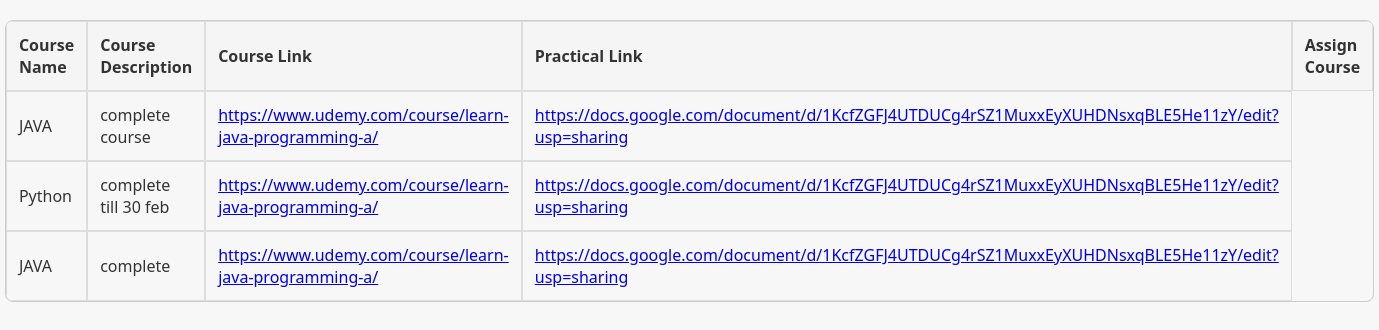
/admin/assign_course.php, run on an earlier commit of the app's database.
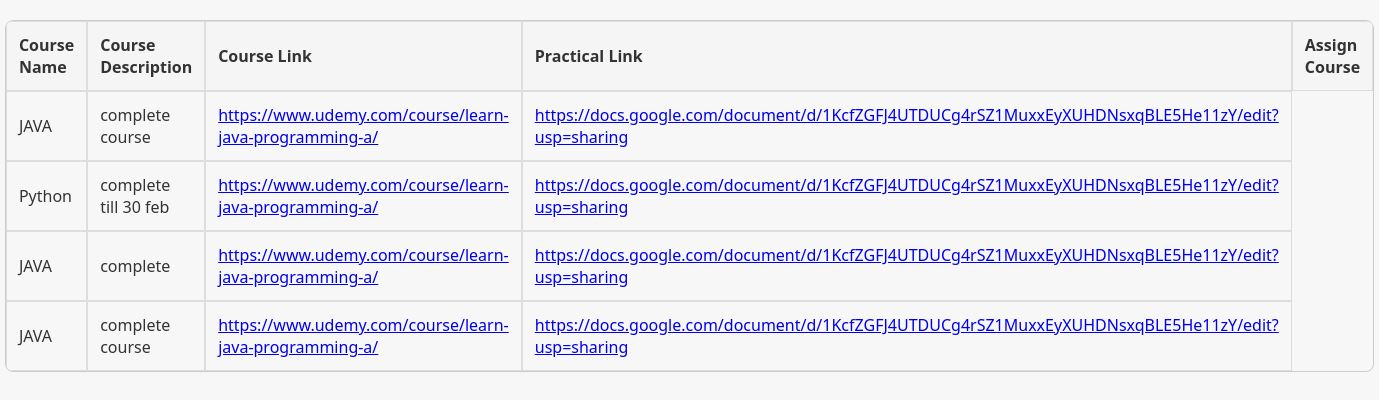
And on a later commit of the database.
### tables this page shows
CREATE TABLE `courses` (
  `id` int(10) NOT NULL,
  `coursename` varchar(255) NOT NULL,
  `coursedescription` varchar(255) NOT NULL,
  `courselink` varchar(255) NOT NULL,
  `practicallink` varchar(255) NOT NULL
);

### admin/assign_course.php (the view, shortened to what this page needs)
<!DOCTYPE html>
<html lang="en">
<head>
</head>
<body>
    <?php
    $servername = "localhost";
    $username = "root";
    $password = "";
    $dbname = "lms_db";
    $conn = new mysqli($servername, $username, $password, $dbname);
    $sql = "SELECT * FROM courses";
    $result = $conn->query($sql);
    if ($result->num_rows > 0) {
        echo "<table>
        <tr>
             <th>Course Name</th>
             <th>Course Description</th>
             <th>Course Link</th>
             <th>Practical Link</th>
             <th>Assign Course </th>
        </tr>";
        while ($row = $result->fetch_assoc()) {
            echo "<tr>
                <td>" . $row["coursename"] . "</td>
                <td>" . $row["coursedescription"] . "</td>
                <td><a href='" . $row["courselink"] . "' target='_blank'>" . $row["courselink"] . "</a></td>
                <td><a href='" . $row["practicallink"] . "' target='_blank'>" . $row["practicallink"] . "</a></td>
                </tr>";
        }
        echo "</table>";
    } else {
        echo "0 results";
    }
    ?>
</body>
</html>

What changed in the data, as far as the page shows it:
added courses: coursename "JAVA", coursedescription "complete course", courselink "https://www.udemy.com/course/learn-java-programming-a/", practicallink "https://docs.google.com/document/d/1KcfZGFJ4UTDUCg4rSZ1MuxxEyXUHDNsxqBLE5He11zY/edit?usp=sharing"
